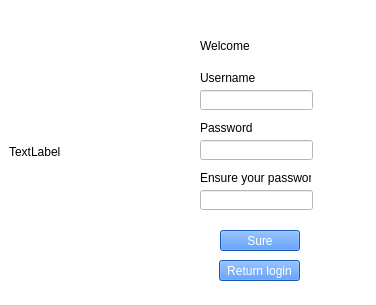
<?xml version="1.0" encoding="UTF-8"?>
<ui version="4.0">
 <class>Signup</class>
 <widget class="QWidget" name="Signup">
  <property name="geometry">
   <rect>
    <x>0</x>
    <y>0</y>
    <width>376</width>
    <height>305</height>
   </rect>
  </property>
  <property name="minimumSize">
   <size>
    <width>376</width>
    <height>305</height>
   </size>
  </property>
  <property name="maximumSize">
   <size>
    <width>376</width>
    <height>305</height>
   </size>
  </property>
  <property name="windowTitle">
   <string>Form</string>
  </property>
  <property name="styleSheet">
   <string notr="true">background-color: rgb(255, 255, 255);</string>
  </property>
  <widget class="QLabel" name="label_image">
   <property name="geometry">
    <rect>
     <x>9</x>
     <y>11</y>
     <width>171</width>
     <height>281</height>
    </rect>
   </property>
   <property name="text">
    <string>TextLabel</string>
   </property>
  </widget>
  <widget class="QLabel" name="label_3">
   <property name="geometry">
    <rect>
     <x>200</x>
     <y>30</y>
     <width>111</width>
     <height>31</height>
    </rect>
   </property>
   <property name="styleSheet">
    <string notr="true">font: 87 20pt &quot;Arial Black&quot;;
color: rgb(0, 0, 0);</string>
   </property>
   <property name="text">
    <string>Welcome</string>
   </property>
  </widget>
  <widget class="QLabel" name="label_4">
   <property name="geometry">
    <rect>
     <x>200</x>
     <y>70</y>
     <width>71</width>
     <height>16</height>
    </rect>
   </property>
   <property name="styleSheet">
    <string notr="true">color: rgb(0, 0, 0);</string>
   </property>
   <property name="text">
    <string>Username</string>
   </property>
  </widget>
  <widget class="QLabel" name="label_5">
   <property name="geometry">
    <rect>
     <x>200</x>
     <y>120</y>
     <width>61</width>
     <height>16</height>
    </rect>
   </property>
   <property name="styleSheet">
    <string notr="true">color: rgb(0, 0, 0);</string>
   </property>
   <property name="text">
    <string>Password</string>
   </property>
  </widget>
  <widget class="QLabel" name="label_6">
   <property name="geometry">
    <rect>
     <x>200</x>
     <y>170</y>
     <width>111</width>
     <height>16</height>
    </rect>
   </property>
   <property name="styleSheet">
    <string notr="true">color: rgb(0, 0, 0);</string>
   </property>
   <property name="text">
    <string>Ensure your password:</string>
   </property>
  </widget>
  <widget class="QPushButton" name="pushButton">
   <property name="geometry">
    <rect>
     <x>220</x>
     <y>230</y>
     <width>80</width>
     <height>21</height>
    </rect>
   </property>
   <property name="styleSheet">
    <string notr="true">background-color: rgb(29, 123, 255);
color: rgb(255, 255, 255);
font: 25 9pt &quot;Bahnschrift Light&quot;;</string>
   </property>
   <property name="text">
    <string>Sure</string>
   </property>
  </widget>
  <widget class="QPushButton" name="btn_return">
   <property name="geometry">
    <rect>
     <x>219</x>
     <y>260</y>
     <width>81</width>
     <height>21</height>
    </rect>
   </property>
   <property name="styleSheet">
    <string notr="true">background-color: rgb(29, 123, 255);
color: rgb(255, 255, 255);
font: 25 9pt &quot;Bahnschrift Light&quot;;</string>
   </property>
   <property name="text">
    <string>Return login</string>
   </property>
  </widget>
  <widget class="QLineEdit" name="lineEdit_username">
   <property name="geometry">
    <rect>
     <x>200</x>
     <y>90</y>
     <width>113</width>
     <height>20</height>
    </rect>
   </property>
   <property name="styleSheet">
    <string notr="true">color: rgb(0, 0, 0);</string>
   </property>
  </widget>
  <widget class="QLineEdit" name="lineEdit_passwd">
   <property name="geometry">
    <rect>
     <x>200</x>
     <y>140</y>
     <width>113</width>
     <height>20</height>
    </rect>
   </property>
   <property name="styleSheet">
    <string notr="true">color: rgb(0, 0, 0);</string>
   </property>
  </widget>
  <widget class="QLineEdit" name="lineEdit_surepasswd">
   <property name="geometry">
    <rect>
     <x>200</x>
     <y>190</y>
     <width>113</width>
     <height>20</height>
    </rect>
   </property>
   <property name="styleSheet">
    <string notr="true">color: rgb(0, 0, 0);</string>
   </property>
  </widget>
 </widget>
 <resources/>
 <connections/>
</ui>
